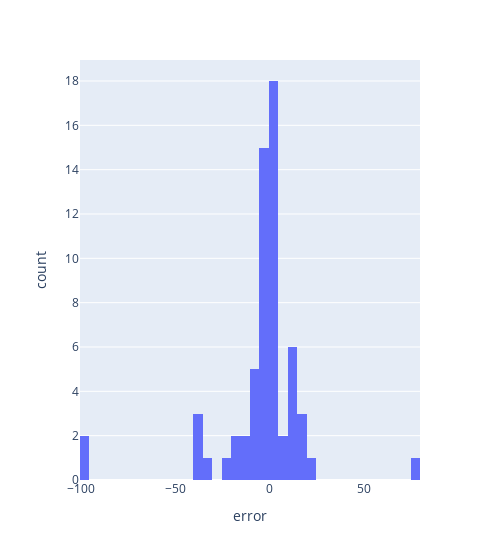

The code cell stored with this chart in its notebook:
### Code cell
fig = px.histogram(no_digits_match_year_year,nbins=50, x="error")
fig.update_layout(width=500)
fig.show()

### Figure 1 — Plotly figure (JSON) as saved in the notebook; plotly's stock layout.template omitted (floating-point values rounded to 4 significant figures)
{"data": [{"bingroup": "x", "hovertemplate": "error=%{x}<br>count=%{y}<extra></extra>", "legendgroup": "", "marker": {"color": "#636efa", "pattern": {"shape": ""}}, "name": "", "nbinsx": 50, "orientation": "v", "showlegend": false, "type": "histogram", "x": [-3, -15, 15, -13, -1, 15, -6, -4, 1, 1, -100, 1, 10, -3, 10, 2, 1, 10, -1, -1, 1, -1, 3, 1, 1, 1, 1, 4, -34, 1, 4, 16, -1, 12, -100, 76, 4, -38, -1, 20, -39, 3, -18, -6, 6, -19, -1, -10, -1, -40, -9, -8, 2, 1, -2, 8, -2, -1, -2, 11, 12, -24], "xaxis": "x", "yaxis": "y"}], "layout": {"barmode": "relative", "legend": {"tracegroupgap": 0}, "margin": {"t": 60}, "width": 500, "xaxis": {"anchor": "y", "domain": [0, 1], "title": {"text": "error"}}, "yaxis": {"anchor": "x", "domain": [0, 1], "title": {"text": "count"}}}}
